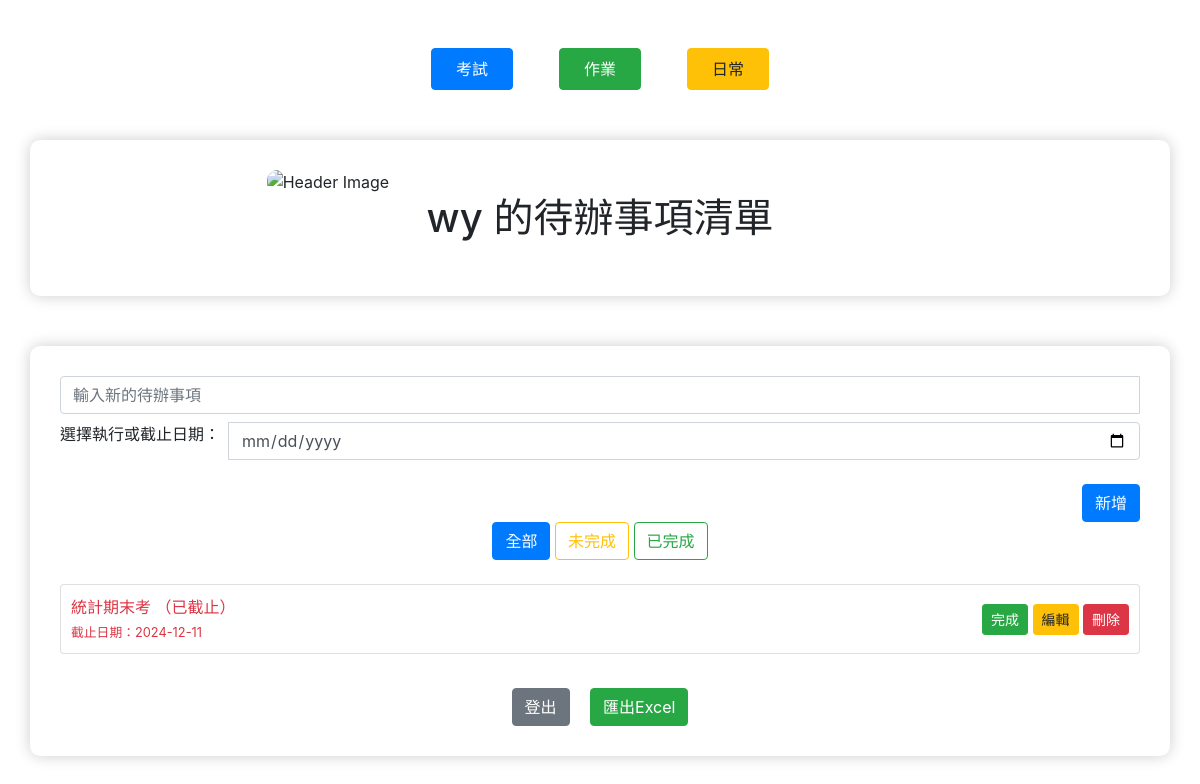
Page / (signed in) on the earlier database version.
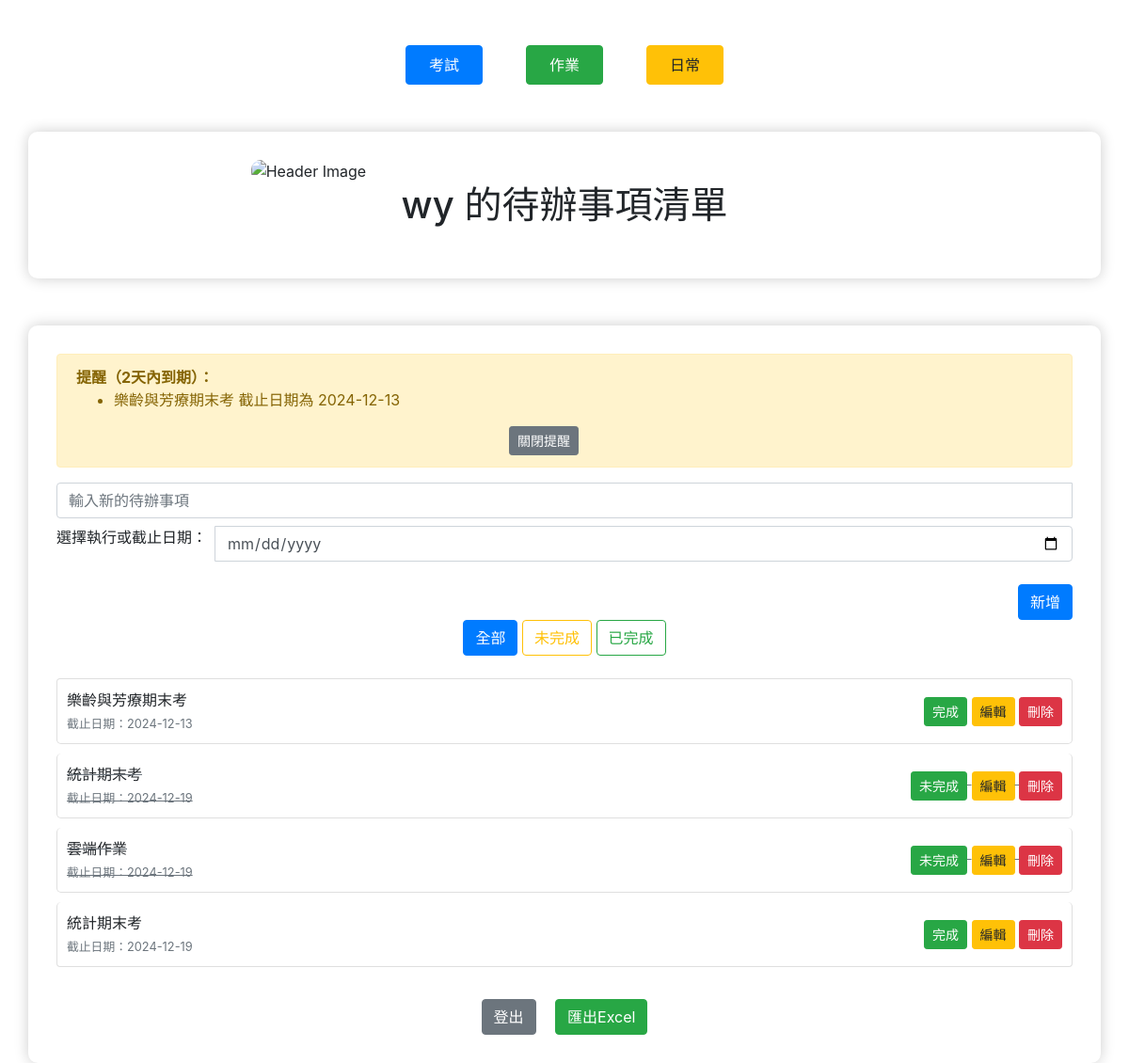
Same page on the later database version.
### app.py (models this page shows)
class User(db.Model):
    id = db.Column(db.Integer, primary_key=True)
    username = db.Column(db.String(150), nullable=False, unique=True)
    password = db.Column(db.String(200), nullable=False)
    todos = db.relationship('Todo', backref='user', lazy=True)

class Todo(db.Model):
    id = db.Column(db.Integer, primary_key=True)
    content = db.Column(db.String(200), nullable=False)
    completed = db.Column(db.Boolean, default=False)
    date_created = db.Column(db.DateTime, default=datetime.utcnow)
    due_date = db.Column(db.DateTime, nullable=True)
    user_id = db.Column(db.Integer, db.ForeignKey('user.id'), nullable=False)
    category = db.Column(db.String(50), nullable=False, default='日常')

### app.py (the view)
@app.route('/')
def index():
    if 'user_id' not in session:
        return redirect(url_for('login'))
    user = User.query.get(session['user_id'])
    if not user:
        return redirect(url_for('login'))
    category = request.args.get('category', 'all')
    if category == 'completed':
        todos = Todo.query.filter_by(user_id=user.id, completed=True).order_by(Todo.due_date.asc().nulls_last(), Todo.date_created.asc()).all()
    elif category == 'incomplete':
        todos = Todo.query.filter_by(user_id=user.id, completed=False).order_by(Todo.due_date.asc().nulls_last(), Todo.date_created.asc()).all()
    else:  # 默認顯示全部
        todos = Todo.query.filter_by(user_id=user.id).order_by(Todo.due_date.asc().nulls_last(), Todo.date_created.asc()).all()
    for todo in todos:
        todo.is_overdue = todo.due_date and todo.due_date < datetime.utcnow()
    reminders = session.pop('reminder', None)
    return render_template('index.html', todos=todos, username=user.username, reminders=reminders, category=category)

### templates/index.html (shortened to what this page needs)
<!DOCTYPE html>
<html lang="zh-Hant">
<head>
    <div class="row justify-content-center mt-5">
        <div class="col-auto">
            <a href="/category/考試" class="btn category-btn btn-primary mx-2 py-2 px-4">
                考試
            </a>
        </div>
        <div class="col-auto">
            <a href="/category/作業" class="btn category-btn btn-success mx-2 py-2 px-4">
                作業
            </a>
        </div>
        <div class="col-auto">
            <a href="/category/日常" class="btn category-btn btn-warning mx-2 py-2 px-4">
                日常
            </a>
        </div>
    </div>
    <link rel="stylesheet" href="https://stackpath.bootstrapcdn.com/bootstrap/4.5.2/css/bootstrap.min.css">
</head>
<body>
    <div class="container">
        <img src="https://img.zuomeme.com/uploads/1693569081758172966967.jpg" alt="Header Image" class="header-image" style="display: block; margin: auto;width: 500pt; height: auto;">
        <h1 class="text-center mb-4">{{ username }} 的待辦事項清單</h1>
        </div>
        <div class="container">
            {% if reminders %}
            <div class="alert alert-warning alert-dismissible fade show" role="alert">
                <strong>提醒（2天內到期）：</strong>
                <ul>
                    {% for reminder in reminders %}
                        <li>{{ reminder }}</li>
                    {% endfor %}
                </ul>
                <div class="text-center mt-2">
                    <button type="button" class="btn btn-secondary btn-sm" data-bs-dismiss="alert" aria-label="Close">關閉提醒</button>
                </div>
            </div>
            {% endif %}
        <form action="/add" method="POST" class="mb-3">
            <div class="input-group mb-2">
                <input type="text" name="content" class="form-control" placeholder="輸入新的待辦事項" required>
            </div>
            <div class="input-group mb-3">
                <label for="due_date" class="mr-2">選擇執行或截止日期：</label>
                <input type="date" name="due_date" class="form-control" id="due_date" required>
            </div>
            <div class="d-flex justify-content-end mt-4">
                <button type="submit" class="btn btn-primary">新增</button>
            </div>
            <div class="mb-4 text-center">
                <a href="/?category=all" class="btn btn-outline-primary {% if category == 'all' %}active{% endif %}">全部</a>
                <a href="/?category=incomplete" class="btn btn-outline-warning {% if category == 'incomplete' %}active{% endif %}">未完成</a>
                <a href="/?category=completed" class="btn btn-outline-success {% if category == 'completed' %}active{% endif %}">已完成</a>
            </div>
        </form>
        <ul class="list-group">
            {% for todo in todos %}
                <li class="list-group-item todo-item {% if todo.completed %}completed{% endif %}">
                    <div class="d-flex justify-content-between align-items-center">
                        <div>
                            <span class="{% if todo.is_overdue %}text-danger{% else %}text-body{% endif %}">
                                {{ todo.content }}
                                {% if todo.is_overdue %}
                                    <span class="ms-2">（已截止）</span>
                                {% endif %}
                            </span><br>
                            <small class="{% if todo.is_overdue %}text-danger{% else %}text-muted{% endif %}">
                                截止日期：{{ todo.due_date.strftime('%Y-%m-%d') }}
                            </small>
                        </div>
                        <div>
                            <a href="/complete/{{ todo.id }}" class="btn btn-success btn-sm">{{ '未完成' if todo.completed else '完成' }}</a>
                            <a href="javascript:void(0);" class="btn btn-warning btn-sm edit-btn" data-id="{{ todo.id }}" data-content="{{ todo.content }}" data-due-date="{{ todo.due_date.strftime('%Y-%m-%d') if todo.due_date else '' }}">編輯</a>
                            <a href="/delete/{{ todo.id }}" class="btn btn-danger btn-sm">刪除</a>
                        </div>
                    </div>
                </li>
            {% endfor %}
        </ul>
        <div class="text-center mt-4">
            <a href="/logout" class="btn btn-secondary mx-2">登出</a>
            <a href="/export" class="btn btn-success mx-2">匯出Excel</a>
        </div>
    </div>
</body>
</html>

### templates/index.html (style rules this page uses)
body { background-color: #ffffff; transition: background-color 0.3s ease; }
.container { margin-top: 50px; background-color: #ffffff; padding: 30px; border-radius: 10px; box-shadow: 0 0 15px rgba(0, 0, 0, 0.2); }
.todo-item { padding: 10px; border-radius: 5px; margin-bottom: 10px; }
.completed { text-decoration: line-through; color: #6c757d; }
.header-image { width: 100%; height: auto; margin-bottom: 20px; border-radius: 10px; }

Differences in the rows shown:
added Todo: content "樂齡與芳療期末考", due_date "2024-12-13", completed "完成"
changed Todo (number 2 of 4 on the later page): due_date "2024-12-11" → "2024-12-19"; completed "完成" → "未完成"; no longer shows "（已截止）"
added Todo: content "雲端作業", due_date "2024-12-19", completed "未完成"
added Todo: content "統計期末考", due_date "2024-12-19", completed "完成"
Other differences:
text now shown: "提醒（2天內到期）： 關閉提醒"
new list line: "樂齡與芳療期末考 截止日期為 2024-12-13"
